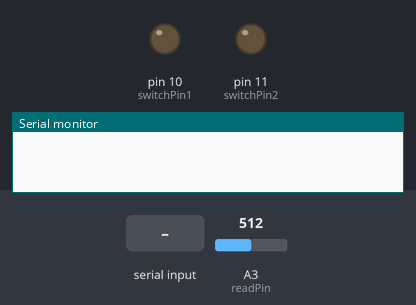
A sketch run on a simulated Arduino Uno, built with avr-gcc and run on an emulated ATmega328P. Shown: output pins drawn as LEDs (lit = HIGH), the last lines printed to the serial monitor. The inputs (shaded band) are chosen by the test bench; at power-on: A3 (readPin) = 512.

Above: at 1.2 s.
1.3 s: "<turn off>" received over Serial
At 3.3 s:
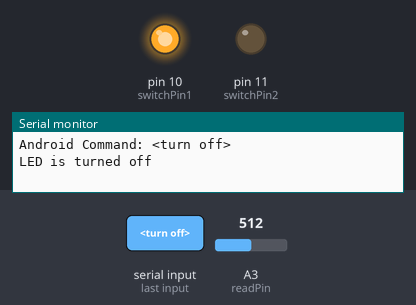
3.8 s: "<manual>" received over Serial
At 5.2 s:
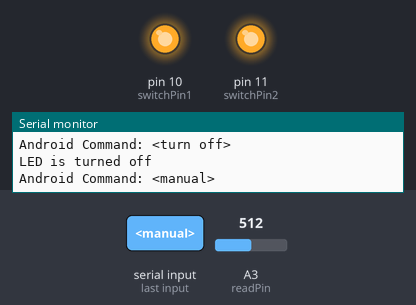
6.3 s: "<turn on>" received over Serial
At 8.3 s:
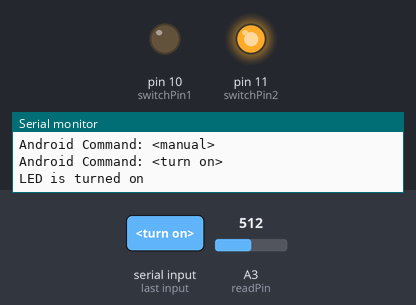
8.8 s: "<turn on2>" received over Serial
At 10.2 s:
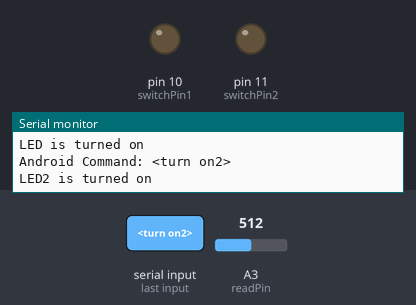
11.3 s: "<turn off2>" received over Serial
At 13.4 s:
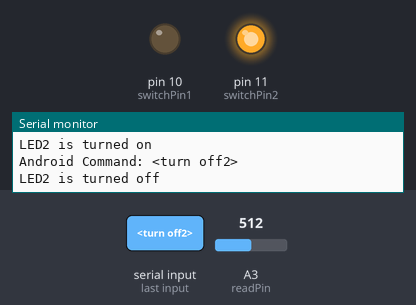
Timing chart, 0 to 14.8 s (numbered marks = the images above; inputs shaded):
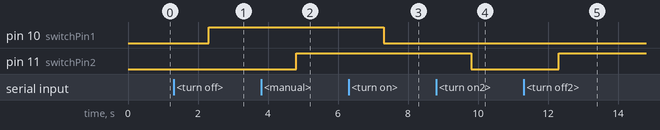

Measured:
- after the input at 1.3 s, pin 10 (switchPin1): LOW → HIGH after 1.0 s
- after the input at 3.8 s, pin 11 (switchPin2): LOW → HIGH after 1.0 s
- after the input at 6.3 s, pin 10 (switchPin1): HIGH → LOW after 1.0 s
- after the input at 8.8 s, pin 11 (switchPin2): HIGH → LOW after 1.0 s
- after the input at 11.3 s, pin 11 (switchPin2): LOW → HIGH after 1.0 s

The sketch:

working_bluetooth.ino
```cpp
const int sensorPin1 = 8;
const int sensorPin2 = 9;
const int switchPin1 = 10;  // Digital pins
const int switchPin2 = 11;
int readPin = A3;
int voltage = 0;
float newVolts = 0;
const unsigned long lightDuration = 2000;  // Light duration in milli for 3 minutes then restart motion monitor
String msg, cmd;

unsigned long lightOnDuration = 5000;
unsigned long lastMotionTime1 = 0;
unsigned long lastMotionTime2 = 0;
bool light1IsOn = false;
bool light2IsOn = false;


void setup() {
  pinMode(switchPin1, OUTPUT);
  digitalWrite(switchPin1, LOW);  // Initialize the SSR pins as output for relay switch
  pinMode(switchPin2, OUTPUT);
  digitalWrite(switchPin2, LOW);
  pinMode(sensorPin1, INPUT);
  pinMode(sensorPin2, INPUT);
  Serial.begin(9600);
}

void loop() {
  // To read message received from other Bluetooth Device

  if (Serial.available() > 0){ // Check if there is data coming
    msg = Serial.readString();
    Serial.println("Android Command: " + msg);
  }

  voltage = analogRead(readPin);
  newVolts = voltage * (5.0/1023.0);

  // Control LED in Arduino boardq
  if (msg == "<refresh>"){
    voltage = analogRead(readPin);  // read the input pin
    Serial.println("V" + String(newVolts));
    msg = ""; // reset command
  } else if (msg == "<turn on>"){
    digitalWrite(switchPin1, LOW); // Turn on LED
    Serial.println("LED is turned on\n"); // Then send status message to Android
    msg = ""; // reset command
  } else if (msg == "<turn off>") {
    digitalWrite(switchPin1, HIGH); // Turn off LED
    Serial.println("LED is turned off\n"); // Then send status message to Android
    msg = ""; // reset command
  } else if (msg == "<turn on2>") {
    digitalWrite(switchPin2, LOW); // Turn off LED
    Serial.println("LED2 is turned on\n"); // Then send status message to Android
    msg = "";
  } else if (msg == "<turn off2>") {
    digitalWrite(switchPin2, HIGH); // Turn off LED
    Serial.println("LED2 is turned off\n"); // Then send status message to Android
    msg = "";
  } else if (msg == "<motion>") {
    if (digitalRead(sensorPin1) == HIGH) {
      digitalWrite(switchPin1, LOW);
      delay(5000);
      digitalWrite(switchPin1, HIGH);
    }
    if (digitalRead(sensorPin2) == HIGH) {
      digitalWrite(switchPin2, LOW);
      delay(5000);
      digitalWrite(switchPin2, HIGH);
    }
  } else if (msg == "<manual>") {
    digitalWrite(switchPin2, HIGH);
    digitalWrite(switchPin1, HIGH);
  }
  delay(10);
}
```
